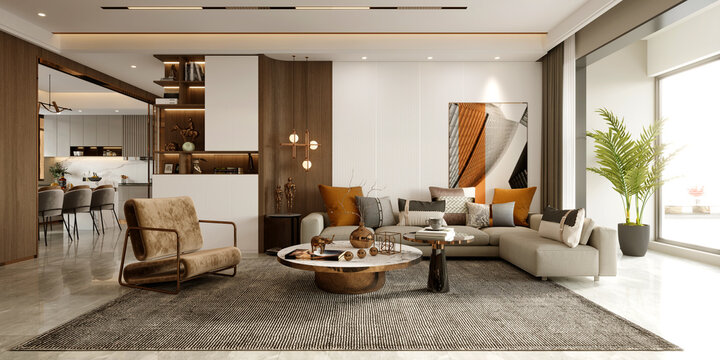
#> input picture image.jpg, 720 x 360 px
$ python main.py
#> lines starting #> are read from the running program, lines starting #| are printed output that depends on the picture; after the words box and inside, x2 and y2 are one past the last pixel; in counts of white or black regions, pixels touching at a corner belong together
import cv2
import numpy as np
import matplotlib.pyplot as plt

def load_image(image_path):
    """Load an image from the specified path."""
    try:
        image = cv2.imread(image_path)
        if image is None:
            raise FileNotFoundError(f"Image not found at {image_path}")
        return image
    except Exception as e:
        print(f"Error loading image: {e}")
        return None

def convert_to_grayscale(image):
    """Convert the image to grayscale."""
    return cv2.cvtColor(image, cv2.COLOR_BGR2GRAY)

def apply_gaussian_blur(image, kernel_size=(5, 5)):
    """Apply Gaussian blur to the image."""
    return cv2.GaussianBlur(image, kernel_size, 0)

def detect_edges(image, low_threshold=50, high_threshold=150):
    """Detect edges using the Canny edge detection algorithm."""
    return cv2.Canny(image, low_threshold, high_threshold)

def find_contours(image):
    """Find contours in the image."""
    contours, _ = cv2.findContours(image, cv2.RETR_TREE, cv2.CHAIN_APPROX_SIMPLE)
    return contours

def draw_contours(image, contours):
    """Draw contours on the image."""
    contour_image = image.copy()
    cv2.drawContours(contour_image, contours, -1, (0, 255, 0), 2)
    return contour_image

def display_images(images, titles):
    """Display multiple images side by side."""
    plt.figure(figsize=(15, 5))
    for i in range(len(images)):
        plt.subplot(1, len(images), i + 1)
        if len(images[i].shape) == 2:
            plt.imshow(images[i], cmap='gray')
        else:
            plt.imshow(cv2.cvtColor(images[i], cv2.COLOR_BGR2RGB))
        plt.title(titles[i])
        plt.axis('off')
    plt.show()

def process_image(image_path):
    """Process the image to detect edges and contours."""
    # Load the image
    image = load_image(image_path)
#> in load_image, image is the input picture: shape (360, 720, 3); mean B, G, R 128.5, 146.2, 160.4
    if image is None:
        return

    # Convert to grayscale
    gray_image = convert_to_grayscale(image)
#> in convert_to_grayscale, `return cv2.cvtColor(image, cv2.COLOR_BGR2GRAY)`:
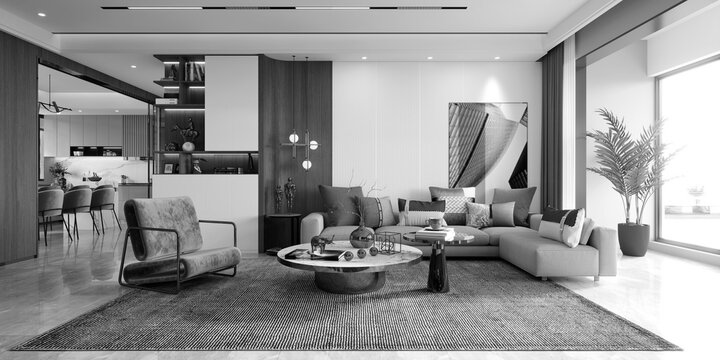
#> returned value: shape (360, 720); min 0, max 255, mean 148.4

    # Apply Gaussian blur
    blurred_image = apply_gaussian_blur(gray_image)
#> in apply_gaussian_blur, `return cv2.GaussianBlur(image, kernel_size, 0)`:
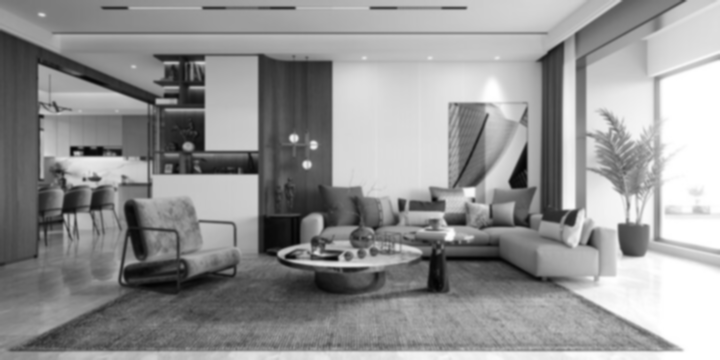
#> returned value: shape (360, 720); min 3, max 255, mean 148.5

    # Perform Canny edge detection
    edges = detect_edges(blurred_image)
#> in detect_edges, `return cv2.Canny(image, low_threshold, high_threshold)`:
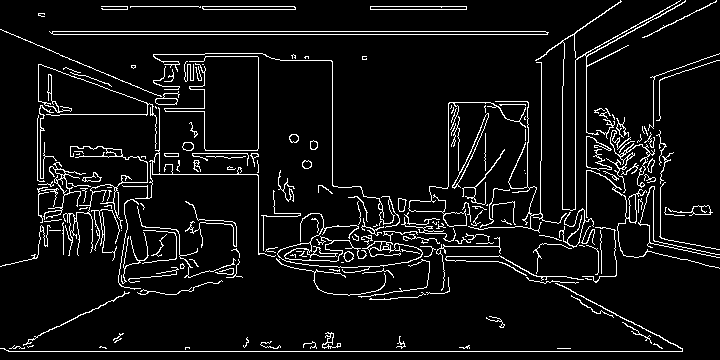
#> returned value: shape (360, 720); 6.9% white in thin lines or dots

    # Find contours
    contours = find_contours(edges)
#> in find_contours, `contours, _ = cv2.findContours(image, cv2.RETR_TREE, cv2.CHAIN_APPROX_..`: contours = 254 contours, 187 with area under 20; largest, box (x1, y1, x2, y2) and area: (49, 31, 549, 35) 1484, (52, 31, 548, 35) 1482, (277, 213, 423, 273) 314, (408, 102, 526, 227) 305, (370, 6, 467, 10) 288

    # Draw contours on the original image
    contour_image = draw_contours(image, contours)
#> in draw_contours, `cv2.drawContours(contour_image, contours, -1, (0, 255, 0), 2)`:
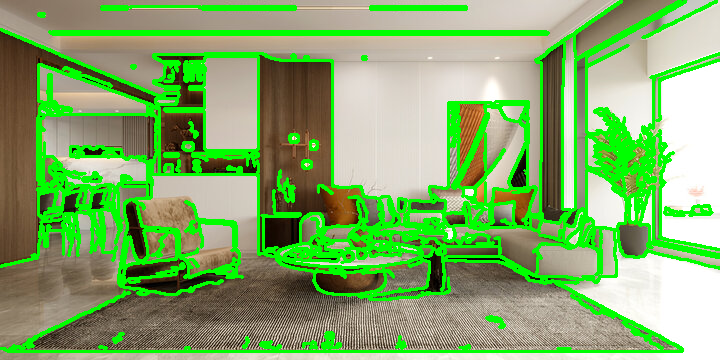
#> contour_image: shape (360, 720, 3); mean B, G, R 106.5, 173.1, 130.4

    # Display results
    display_images([image, edges, contour_image], ['Original Image', 'Edge Detection', 'Contours'])
#> the loop in display_images, `for i in range(len(images)):` made 3 passes
#> in display_images, `plt.show()`:
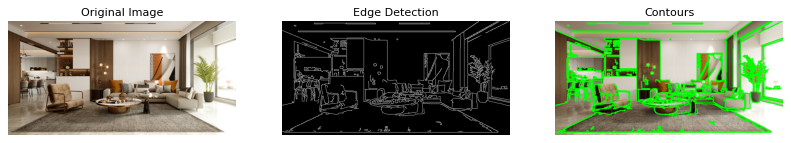
#> figure drawn by matplotlib, 3 panels

if __name__ == "__main__":
    # Provide the path to the image
    image_path = 'image.jpg'

    # Process the image
    process_image(image_path)
